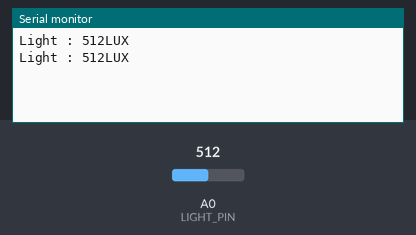
Bench run of a sketch on a simulated Arduino Uno, built with avr-gcc and run on an emulated ATmega328P. Parts: the last lines printed to the serial monitor. The inputs (shaded band) are chosen by the test bench; at power-on: A0 (LIGHT_PIN) = 512.

Above: at 1.8 s.
1.9 s: A0 (LIGHT_PIN) set to 716
At 2.8 s:
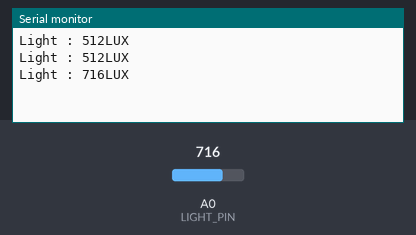
3.4 s: A0 (LIGHT_PIN) set to 900
At 4.4 s:
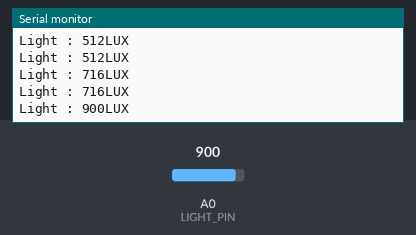
Timing chart, 0 to 6.4 s (numbered marks = the images above; inputs shaded):
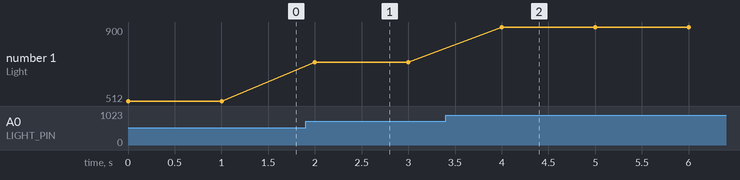

Measured:
- after the input at 1.9 s, the serial monitor: prints a new line after 0.10 s (image 1)
- after the input at 3.4 s, the serial monitor: prints a new line after 0.60 s (image 2)
- plotted number 1: 512 → 716 after the input at 1.9 s, 716 → 900 after the input at 3.4 s

The sketch:

ex_Light.ino
```cpp
//조도센서 측정 실습

#define LIGHT_PIN A0

void setup() {
  pinMode(LIGHT_PIN, INPUT);
  Serial.begin(9600);
}

void loop() {
  String tmp = "Light : ";

  tmp += analogRead(LIGHT_PIN);
  tmp += "LUX";
  Serial.println(tmp);
  delay(1000);
}
```
